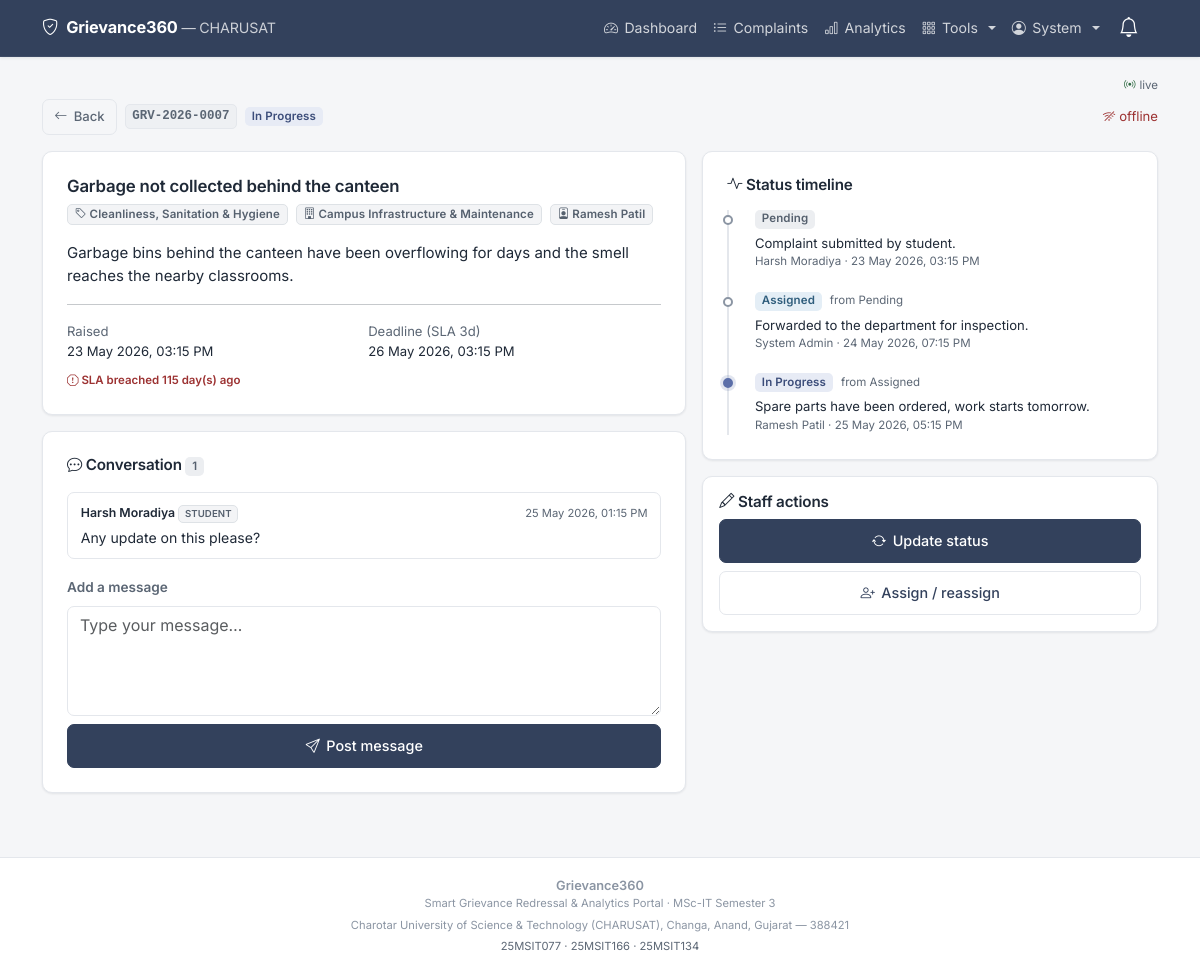
The app's page /complaint/GRV-2026-0007 (signed in) with its own data.
### tables this page shows
CREATE TABLE users (
    id             INTEGER PRIMARY KEY AUTOINCREMENT,
    name           TEXT NOT NULL,
    email          TEXT NOT NULL UNIQUE,
    password_hash  TEXT NOT NULL,
    role           TEXT NOT NULL DEFAULT 'student'
                   CHECK (role IN ('student','staff','admin')),
    department_id  INTEGER,
    enrollment_no  TEXT,
    phone          TEXT,
    is_active      INTEGER NOT NULL DEFAULT 1,
    reset_token    TEXT,
    reset_expires  TEXT,
    created_at     TEXT NOT NULL, photo TEXT, program TEXT, student_department TEXT, semester TEXT,
    FOREIGN KEY (department_id) REFERENCES departments(id)
);

CREATE TABLE complaints (
    id             INTEGER PRIMARY KEY AUTOINCREMENT,
    ticket_code    TEXT NOT NULL UNIQUE,
    user_id        INTEGER NOT NULL,
    category_id    INTEGER NOT NULL,
    department_id  INTEGER,
    assigned_to    INTEGER,
    subject        TEXT NOT NULL,
    description    TEXT NOT NULL,
    attachment     TEXT,
    is_anonymous   INTEGER NOT NULL DEFAULT 0,
    status         TEXT NOT NULL DEFAULT 'Pending',
    priority_score INTEGER NOT NULL DEFAULT 0,
    reopen_count   INTEGER NOT NULL DEFAULT 0,
    created_at     TEXT NOT NULL,
    updated_at     TEXT NOT NULL,
    deadline       TEXT NOT NULL,
    resolved_at    TEXT,
    FOREIGN KEY (user_id)       REFERENCES users(id),
    FOREIGN KEY (category_id)   REFERENCES categories(id),
    FOREIGN KEY (department_id) REFERENCES departments(id),
    FOREIGN KEY (assigned_to)   REFERENCES users(id)
);

CREATE TABLE categories (
    id              INTEGER PRIMARY KEY AUTOINCREMENT,
    name            TEXT NOT NULL UNIQUE,
    department_id   INTEGER,
    sla_days        INTEGER NOT NULL DEFAULT 7,
    priority_weight INTEGER NOT NULL DEFAULT 1,
    created_at      TEXT NOT NULL,
    FOREIGN KEY (department_id) REFERENCES departments(id)
);

CREATE TABLE departments (
    id          INTEGER PRIMARY KEY AUTOINCREMENT,
    name        TEXT NOT NULL UNIQUE,
    email       TEXT,
    created_at  TEXT NOT NULL
);

CREATE TABLE comments (
    id           INTEGER PRIMARY KEY AUTOINCREMENT,
    complaint_id INTEGER NOT NULL,
    user_id      INTEGER NOT NULL,
    message      TEXT NOT NULL,
    created_at   TEXT NOT NULL,
    FOREIGN KEY (complaint_id) REFERENCES complaints(id),
    FOREIGN KEY (user_id)      REFERENCES users(id)
);

CREATE TABLE complaint_status_history (
    id           INTEGER PRIMARY KEY AUTOINCREMENT,
    complaint_id INTEGER NOT NULL,
    old_status   TEXT,
    new_status   TEXT NOT NULL,
    remark       TEXT,
    changed_by   INTEGER,
    created_at   TEXT NOT NULL,
    FOREIGN KEY (complaint_id) REFERENCES complaints(id),
    FOREIGN KEY (changed_by)   REFERENCES users(id)
);

### app.py (the view)
@app.route("/complaint/<ticket_code>")
@login_required
def track_complaint(ticket_code):
    complaint = get_complaint_or_404(ticket_code=ticket_code)
    if not can_view(complaint):
        flash("You are not allowed to view that complaint.", "danger")
        return redirect(url_for("home_for_role"))
    history = db.query_all(
        "SELECT h.*, u.name AS changed_by_name "
        "FROM complaint_status_history h "
        "LEFT JOIN users u ON u.id = h.changed_by "
        "WHERE h.complaint_id = %s ORDER BY h.created_at ASC, h.id ASC",
        (complaint["id"],),
    )
    comments = db.query_all(
        "SELECT cm.*, u.name AS author_name, u.role AS author_role "
        "FROM comments cm JOIN users u ON u.id = cm.user_id "
        "WHERE cm.complaint_id = %s ORDER BY cm.created_at ASC",
        (complaint["id"],),
    )
    rating = db.query_one(
        "SELECT * FROM feedback WHERE complaint_id = %s", (complaint["id"],))
    return render_template("student/track.html", complaint=complaint,
                           history=history, comments=comments, rating=rating)

### app.py (called while the page is built)
@login_manager.user_loader
def load_user(user_id):
    row = db.query_one(
        "SELECT * FROM users WHERE id = %s AND is_active = 1", (user_id,)
    )
    return User(row) if row else None

@app.context_processor
def inject_globals():
    now = helpers.now_str()
    return {
        "status_color": helpers.status_color,
        "pretty_date": helpers.pretty_date,
        "priority_label": helpers.priority_label,
        "is_breached": helpers.is_breached,
        "days_left": helpers.days_left,
        "ALL_STATUSES": config.STATUSES,
        "current_year": datetime.now().year,
        "now": now,
    }

def can_view(complaint):
    if current_user.role == "admin":
        return True
    if current_user.role == "staff":
        return (complaint["assigned_to"] == current_user.id
                or complaint["department_id"] == current_user.department_id)
    return complaint["user_id"] == current_user.id

### db.py (called while the page is built, shortened)
def _connect():
    if config.DB_ENGINE == "sqlite":
        raw = sqlite3.connect(config.SQLITE_PATH)
        raw.row_factory = sqlite3.Row          # lets us build dicts from rows
        raw.execute("PRAGMA foreign_keys = ON")  # SQLite needs this switched on
        return _SQLiteConnection(raw)

def get_db():
    if "db" not in g:
        g.db = _connect()
    return g.db

def query_all(sql, params=()):
    cursor = get_db().cursor()
    cursor.execute(sql, params)
    rows = cursor.fetchall()
    cursor.close()
    return rows

def query_one(sql, params=()):
    cursor = get_db().cursor()
    cursor.execute(sql, params)
    row = cursor.fetchone()
    cursor.close()
    return row

    def execute(self, sql, params=()):
        return self._cursor.execute(sql.replace("%s", "?"), params)

    def fetchone(self):
        row = self._cursor.fetchone()
        return dict(row) if row is not None else None

    def fetchall(self):
        return [dict(row) for row in self._cursor.fetchall()]

    def close(self):
        self._cursor.close()

    def cursor(self):
        return _SQLiteCursor(self._connection.cursor())

    def close(self):
        self._connection.close()

### helpers.py (called while the page is built)
def now_str():
    return datetime.now().strftime(DT_FORMAT)

def to_dt(value):
    if value is None:
        return None
    if isinstance(value, datetime):
        return value  # MySQL driver already returns datetime objects
    try:
        return datetime.strptime(str(value)[:19], DT_FORMAT)
    except ValueError:
        return None

### templates/student/track.html (shortened to what this page needs)
{% extends "base.html" %}
{% from "partials/_macros.html" import sla_line with context %}
{% block content %}
<div class="d-flex flex-wrap align-items-center gap-2 mb-3">
  <a href="{{ url_for('home_for_role') }}" class="btn btn-sm btn-outline-secondary">
    <i class="bi bi-arrow-left"></i> Back
  </a>
  <span class="ge-ticket">{{ complaint.ticket_code }}</span>
  <span id="statusBadge" class="badge bg-{{ status_color(complaint.status) }}">
    {{ complaint.status }}
  </span>
  <span id="liveDot" class="small text-muted ms-auto">
  </span>
</div>
<div class="row g-3">
  <div class="col-12 col-lg-7">
    <div class="ge-card p-3 p-md-4 mb-3">
      <h5 class="ge-wrap mb-2">{{ complaint.subject }}</h5>
      <div class="d-flex flex-wrap gap-2 mb-3">
        <span class="badge bg-light text-dark border">
          <i class="bi bi-tag"></i> {{ complaint.category_name }}</span>
        {% if complaint.department_name %}
          <span class="badge bg-light text-dark border">
            <i class="bi bi-building"></i> {{ complaint.department_name }}</span>
        {% endif %}
        {% if complaint.assigned_name %}
          <span class="badge bg-light text-dark border">
            <i class="bi bi-person-badge"></i> {{ complaint.assigned_name }}</span>
        {% endif %}
      </div>
      <p class="ge-wrap">{{ complaint.description }}</p>
      <hr>
      <div class="row g-2 small">
        <div class="col-6">
          <div class="text-muted">Raised</div>
          <div>{{ pretty_date(complaint.created_at) }}</div>
        </div>
        <div class="col-6">
          <div class="text-muted">Deadline (SLA {{ complaint.sla_days }}d)</div>
          <div id="deadlineText">{{ pretty_date(complaint.deadline) }}</div>
        </div>
        <div class="col-12 mt-2" id="slaLine">{{ sla_line(complaint) }}</div>
      </div>
    </div>
    <div class="ge-card p-3 p-md-4 mb-3">
      <h6 class="mb-3"><i class="bi bi-chat-dots"></i>
        Conversation
        <span class="badge bg-secondary">{{ comments|length }}</span>
      </h6>
      {% if comments %}
        {% for comment in comments %}
          <div class="ge-comment {{ 'is-mine' if comment.user_id == current_user.id }}">
            <div class="d-flex justify-content-between align-items-baseline gap-2">
              <span class="fw-semibold small ge-wrap">
                {{ comment.author_name }}
                <span class="badge bg-light text-dark border text-uppercase"
                      style="font-size:.6rem">{{ comment.author_role }}</span>
              </span>
              <span class="text-muted" style="font-size:.7rem">
                {{ pretty_date(comment.created_at) }}</span>
            </div>
            <div class="ge-wrap mt-1">{{ comment.message }}</div>
          </div>
        {% endfor %}
      {% else %}
        <p class="text-muted small mb-3">
          No messages yet. Ask a question or add more detail below.
        </p>
      {% endif %}
      <form method="POST"
            action="{{ url_for('add_comment', complaint_id=complaint.id) }}"
            class="mt-3">
        <label for="message" class="form-label small">Add a message</label>
        <textarea class="form-control mb-2" id="message" name="message"
                  rows="3" required
                  placeholder="Type your message&hellip;"></textarea>
        <button type="submit" class="btn btn-primary w-100">
          <i class="bi bi-send"></i> Post message
        </button>
      </form>
    </div>
  </div>
  <div class="col-12 col-lg-5">
    <div class="ge-card p-3 p-md-4 mb-3">
      <h6 class="mb-3"><i class="bi bi-activity"></i> Status timeline</h6>
      <ul class="ge-timeline" id="timeline">
        {% for entry in history %}
          <li class="ge-timeline-item {{ 'is-current' if loop.last }}">
            <div class="d-flex flex-wrap align-items-center gap-2">
              <span class="badge bg-{{ status_color(entry.new_status) }}">
                {{ entry.new_status }}</span>
              {% if entry.old_status %}
                <span class="text-muted" style="font-size:.72rem">
                  from {{ entry.old_status }}</span>
              {% endif %}
            </div>
            <div class="small ge-wrap mt-1">{{ entry.remark }}</div>
            <div class="text-muted" style="font-size:.72rem">
              {{ entry.changed_by_name or 'System' }} &middot;
              {{ pretty_date(entry.created_at) }}
            </div>
          </li>
        {% endfor %}
      </ul>
    </div>
    {% if current_user.role in ['staff', 'admin'] %}
      <div class="ge-card p-3 mb-3">
        <h6 class="mb-2"><i class="bi bi-pencil"></i> Staff actions</h6>
        <div class="d-grid gap-2">
          <a href="{{ url_for('update_status', complaint_id=complaint.id) }}"
             class="btn btn-primary">
            <i class="bi bi-arrow-repeat"></i> Update status
          </a>
          {% if current_user.role == 'admin' %}
            <a href="{{ url_for('assign_complaint', complaint_id=complaint.id) }}"
               class="btn btn-outline-primary">
              <i class="bi bi-person-plus"></i> Assign / reassign
            </a>
          {% endif %}
        </div>
      </div>
    {% endif %}
  </div>
</div>
{% endblock %}

### templates/base.html (shortened to what this page needs)
<!DOCTYPE html>
<html lang="en">
<head>
  <link href="https://cdn.jsdelivr.net/npm/bootstrap@5.3.3/dist/css/bootstrap.min.css" rel="stylesheet">
  <link href="https://cdn.jsdelivr.net/npm/bootstrap-icons@1.11.3/font/bootstrap-icons.css" rel="stylesheet">
  <link href="{{ url_for('static', filename='css/style.css') }}" rel="stylesheet">
</head>
<body>
<nav class="navbar navbar-expand-md navbar-dark ge-navbar sticky-top">
  <div class="container">
    <a class="navbar-brand fw-bold d-flex align-items-center gap-2"
       href="{{ url_for('index') }}">
      <i class="bi bi-shield-check"></i>
      <span>
        Grievance360
        <span class="d-none d-md-inline fw-normal small opacity-75">
          &mdash; CHARUSAT
        </span>
      </span>
    </a>
    {% if current_user.is_authenticated %}
    <div class="dropdown order-md-last ms-auto me-2">
      <button class="btn btn-link nav-link position-relative ge-tap"
              type="button" data-bs-toggle="dropdown" aria-expanded="false"
              aria-label="Notifications">
        <i class="bi bi-bell fs-5 text-white"></i>
      </button>
    </div>
    {% endif %}
    <div class="collapse navbar-collapse" id="mainNav">
      <ul class="navbar-nav ms-auto mb-2 mb-md-0 align-items-md-center">
        {% if current_user.is_authenticated %}
          {% if current_user.role == 'student' %}
            <li class="nav-item">
              <a class="nav-link ge-tap" href="{{ url_for('student_dashboard') }}">
                <i class="bi bi-grid"></i> My Complaints</a>
            </li>
            <li class="nav-item">
              <a class="nav-link ge-tap" href="{{ url_for('raise_complaint') }}">
                <i class="bi bi-plus-circle"></i> Raise Complaint</a>
            </li>
            <li class="nav-item">
              <a class="nav-link ge-tap" href="{{ url_for('kb_list') }}">
                <i class="bi bi-book"></i> Help</a>
            </li>
            <li class="nav-item">
              <a class="nav-link ge-tap" href="{{ url_for('announcements') }}">
                <i class="bi bi-megaphone"></i> Notices</a>
            </li>
            <li class="nav-item">
              <a class="nav-link ge-tap" href="{{ url_for('profile') }}">
                <i class="bi bi-person-circle"></i> Profile</a>
            </li>
          {% elif current_user.role == 'admin' %}
            <li class="nav-item">
              <a class="nav-link ge-tap" href="{{ url_for('admin_dashboard') }}">
                <i class="bi bi-speedometer2"></i> Dashboard</a>
            </li>
            <li class="nav-item">
              <a class="nav-link ge-tap" href="{{ url_for('admin_complaints') }}">
                <i class="bi bi-list-ul"></i> Complaints</a>
            </li>
            <li class="nav-item">
              <a class="nav-link ge-tap" href="{{ url_for('admin_analytics') }}">
                <i class="bi bi-bar-chart"></i> Analytics</a>
            </li>
            <li class="nav-item dropdown">
              <a class="nav-link dropdown-toggle ge-tap" href="#" role="button"
                 data-bs-toggle="dropdown">
                <i class="bi bi-grid-3x3-gap"></i> Tools
              </a>
            </li>
          {% endif %}
          <li class="nav-item dropdown">
            <a class="nav-link dropdown-toggle ge-tap" href="#" role="button"
               data-bs-toggle="dropdown">
              <i class="bi bi-person-circle"></i>
              {{ current_user.name.split(' ')[0] }}
            </a>
          </li>
        {% endif %}
      </ul>
    </div>
  </div>
</nav>
<main class="container ge-main">
  {% if current_user.is_authenticated %}
  <div class="d-flex justify-content-end mb-1" style="min-height:18px">
    <span id="liveBar" class="d-inline-flex align-items-center gap-1"
          style="font-size:.72rem;color:var(--ge-muted,#64748b)">
      <i class="bi bi-broadcast text-success"></i>
      <span class="text-muted">live</span>
    </span>
  </div>
  {% endif %}
  {% block content %}{% endblock %}
</main>
<footer class="ge-footer no-print">
  <div class="container text-center">
    <div class="fw-semibold">Grievance360</div>
    <div class="small">
      Smart Grievance Redressal &amp; Analytics Portal &middot; MSc-IT Semester 3
    </div>
    <div class="small mt-1">
      Charotar University of Science &amp; Technology (CHARUSAT),
      Changa, Anand, Gujarat &mdash; 388421
    </div>
    <div class="small mt-1 text-muted">
      25MSIT077 &middot; 25MSIT166 &middot; 25MSIT134
    </div>
  </div>
</footer>
</body>
</html>

### records on screen
users: name "System"
complaints: ticket_code "GRV-2026-0007", status "In Progress", subject "Garbage not collected behind the canteen", description "Garbage bins behind the canteen have been overflowing for days and the smell reaches the nearby classrooms.", created_at "23 May 2026, 03:15 PM", deadline "26 May 2026, 03:15 PM"
categories: category_name "Cleanliness, Sanitation & Hygiene", sla_days "3"
departments: department_name "Campus Infrastructure & Maintenance"
users: assigned_name "Ramesh Patil"
comments: author_name "Harsh Moradiya", author_role "STUDENT", created_at "25 May 2026, 01:15 PM", message "Any update on this please?"
complaint_status_history: new_status "Pending", remark "Complaint submitted by student.", name "Harsh Moradiya", created_at "23 May 2026, 03:15 PM"
complaint_status_history: new_status "Assigned", old_status "Pending", remark "Forwarded to the department for inspection.", name "System Admin", created_at "24 May 2026, 07:15 PM"
complaint_status_history: new_status "In Progress", old_status "Assigned", remark "Spare parts have been ordered, work starts tomorrow.", name "Ramesh Patil", created_at "25 May 2026, 05:15 PM"

### other values on screen
{{ days_left(item) }} "115"
{{ comments|length }} "1"
